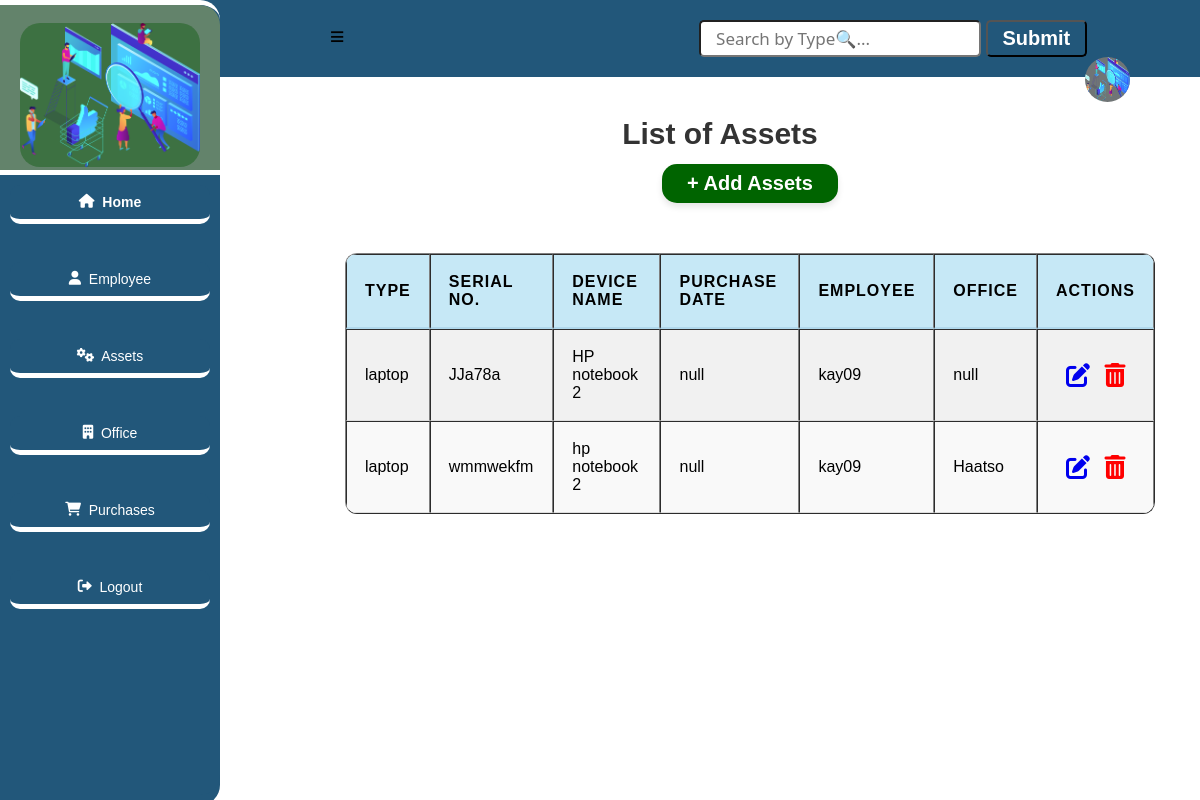
The page /equipment on the database as committed earlier.
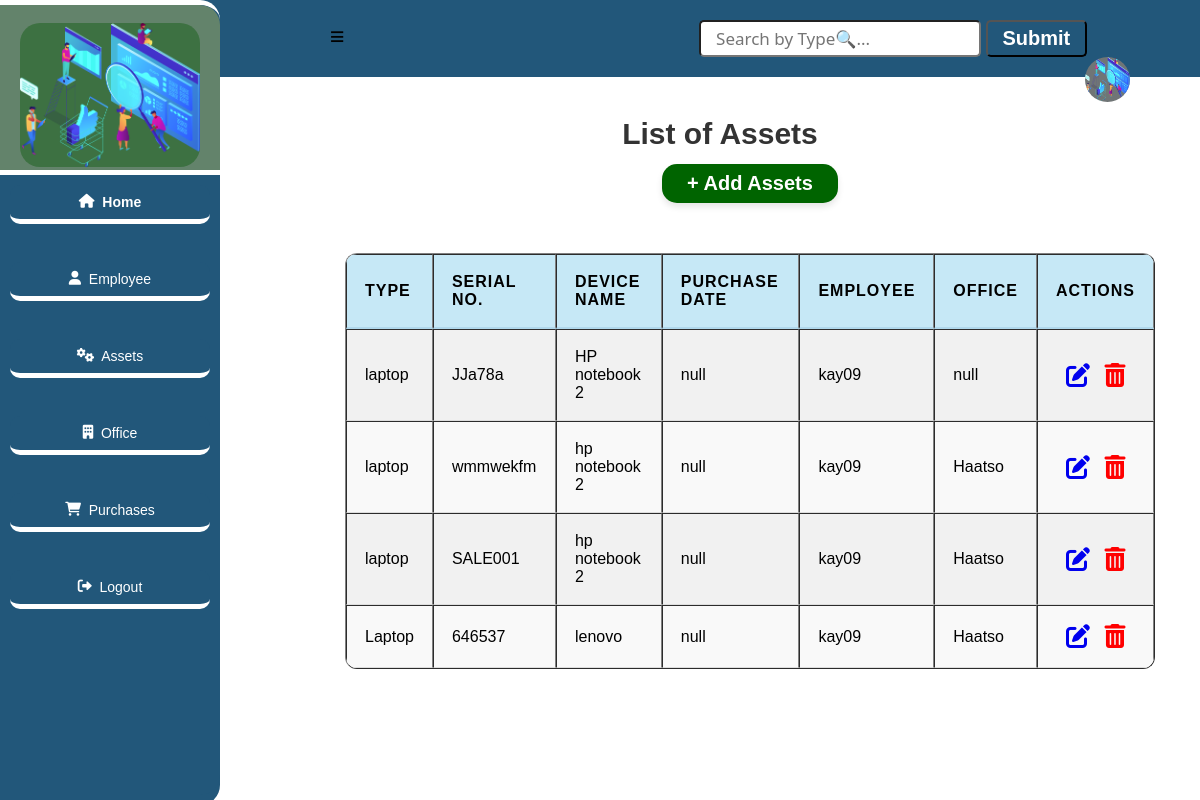
The same page on the database as committed later.
### app.py (models this page shows, shortened)
class Equipment(db.Model):
    __tablename__="equipment"
    barcode_number=db.Column(db.Integer, primary_key=True)
    type=db.Column(db.String(20))
    serial_number=db.Column(db.Integer)
    model_number=db.Column(db.Integer)
    purchase_date=db.Column(db.Integer, db.ForeignKey('purchases.id'))
    employee=db.Column(db.Integer, db.ForeignKey('employees.id'))
    location=db.Column(db.Integer, db.ForeignKey('locations.id'))
    purchase_rel=db.relationship('Purchase', backref='equipment_purchase')
    employee_rel=db.relationship('Employee', backref='equipment_employee')
    location_rel=db.relationship('Location', backref='equipment_location')

### app.py (the view)
@app.route('/equipment')
def equipment_index():
    equipment = Equipment.query.all()
    return render_template('equipmentList.html', equipment = equipment)

### app.py (called while the page is built)
@app.before_request
def create_table():
    db.create_all()

### templates/equipmentList.html (shortened to what this page needs)
<!DOCTYPE html>
<html lang="en">
<head>
    <link rel="stylesheet" href="{{ url_for('static', filename='main.css') }}">
    <link rel="stylesheet" href="https://cdnjs.cloudflare.com/ajax/libs/font-awesome/4.7.0/css/font-awesome.min.css">
    <link rel="stylesheet" href="https://cdnjs.cloudflare.com/ajax/libs/font-awesome/6.0.0-beta3/css/all.min.css">
</head>
<body>
    <div class="header">
        <a href="#" id="sidebar-icon">&#8801;</a>
        <input type="search" id="query" name="search" placeholder="Search by Type🔍...">
        <button id="search-button">Submit</button>
        <a href="#"><img src="{{ url_for('static', filename='bg4.png') }}" alt="Logo"></a>
    </div>
    <section class="sidebar">
        <div class="logo">
            <img src="{{ url_for('static', filename='bg4.png') }}" alt="Logo">
        </div>
        <div class="content">
            <a href="/entry_point" class="home active"><i class="fas fa-home"></i>&nbsp; Home</a><br>
            <a href="/employee" class="home"><i class="fas fa-user"></i>&nbsp;  Employee</a><br>
            <a href="/equipment" class="home"><i class="fas fa-cogs"></i>&nbsp;  Assets</a><br>
            <a href="/location" class="home"><i class="fas fa-building"></i>&nbsp;  Office</a><br>
            <a href="/purchase" class="home"><i class="fas fa-shopping-cart"></i> &nbsp; Purchases</a><br>
            <a href="/login" class="home"><i class="fas fa-sign-out-alt"></i>&nbsp;  Logout</a>
          </div>
    </section>
    <h1 class="marquee">List of Assets</h1>
    <div class="location-form">
        <a href="/add-equipment" class="btn1">+ Add Assets</a>
        <table border="1">
            <thead>
                <tr>
                    <th>Type</th>
                    <th>Serial No.</th>
                    <th>Device Name</th>
                    <th>Purchase Date</th>
                    <th>Employee</th>
                    <th>Office</th>
                    <th>Actions</th>
                </tr>
            </thead>
            <tbody id="table-results">
                {% for equip in equipment %}
                <tr>
                    <td>{{ equip.type }}</td>
                    <td>{{ equip.serial_number }}</td>
                    <td>{{ equip.model_number }}</td>
                    <td>{{ equip.purchase_date }}</td>
                    <td>{{ equip.employee }}</td>
                    <td>{{ equip.location }}</td>
                    <td class="action">
                        <a href="/edit_equipment/{{ equip.barcode_number }}"><i class="fa fa-edit" style="font-size:24px"></i></a>
                        <a href="/delete_equipment/{{ equip.barcode_number }}"><i class="fa fa-trash-o" style="font-size:24px"></i></a>
                    </td>
                </tr>
                {% endfor %}
            </tbody>
        </table>
    </div>
</body>
</html>

### static/main.css (style rules this page uses)
body { margin: 0; padding: 0; font-family: Verdana, sans-serif; background-color: #ffffff; height: auto; }
.header { background: #22577A; padding: 20px; }
.header input { padding: 5px 15px; font-size: 17px; font-family: 'Segoe UI', Tahoma, Geneva, Verdana, sans-serif; border-radius: 5px; margin-left: 350px; }
.header button { padding: 5px 15px; font-size: 20px; border-radius: 5px; background: #22577A; color: #fff; font-weight: bold; }
.header img { width: 45px; height: 45px; background: #707576; border-radius: 50%; float: right; justify-content: center; margin-right: 50px; transition: transform 0.3s ease; }
#sidebar-icon { margin-left: 310px; font-size: 25px; text-decoration: none; color: #000; font-weight: bold; cursor: pointer; transition: color 0.3s ease, transform 0.3s ease; }
.sidebar { position: fixed; top: 0; left: 0; width: 220px; height: 100vh; background: #22577A; border-top: 5px solid #fff; border-radius: 0 20px 20px 0; overflow: hidden; transition: transform 0.3s ease, background 0.3s ease; }
.logo { width: 220px; height: 180px; background: rgba(104, 135, 106, 0.938); display: flex; justify-content: center; align-items: center; border-radius: 0 20px 0 0; }
.logo img { width: 180px; display: block; margin: auto; background-color: rgba(59, 112, 63, 0.938); border-radius: 20px; }
.content { background: #22577A; width: 220px; height: calc(100vh - 180px); position: fixed; top: 170px; z-index: 1; border-top: 5px solid #fff; overflow-y: auto; border-radius: 0 0 20px 0; }
.content a { display: flex; text-decoration: none; color: #FFFFFF; font-size: 14px; border-bottom: 5px solid white; padding: 9px 12px; justify-content: center; transition: background 0.3s ease, transform 0.3s ease; border-radius: 10px; margin: 10px; }
.home { border: none; outline: none; padding: 10px 16px; background: #22577A; cursor: pointer; }
.active, .home:hover { color: black; font-weight: bold; }
h1 { display: flex; font-size: 30px; flex-wrap: wrap; justify-content: center; margin-left: 240px; margin-top: 40px; color: #333; }
.location-form { display: flex; justify-content: center; align-items: center; flex-direction: column; margin-left: 300px; }
table { width: 90%; max-width: 1200px; border-collapse: separate; border-spacing: 0; margin-top: 30px; margin-left: auto; margin-right: auto; background: #ffffff; border-radius: 12px; overflow: hidden; }
th, td { padding: 18px; text-align: left; font-size: 1em; border-bottom: 1px solid #ddd; }
th { background-color: #c6e8f6; font-weight: bold; text-transform: uppercase; letter-spacing: 1px; border-bottom: 2px solid #b0d8ec; }
tbody tr:nth-child(even) { background-color: #f9f9f9; }
tbody tr:nth-child(odd) { background-color: #f1f1f1; }
.btn1 { background: darkgreen; color: #fff; font-size: 1em; padding: 8px 25px; border-radius: 15px; transition: background-color 0.25s, box-shadow 0.25s, transform 0.25s; margin-bottom: 20px; text-decoration: none; font-size: 20px; display: block; margin-top: -7px; font-weight: bold; justify-content: center; box-shadow: 0 4px 6px rgba(0, 0, 0, 0.1); }
.marquee { text-align: center; }
.action a { margin-left: 10px; }
.action .fa-trash-o { color: red; }

Rows that differ between the two databases and show on the page:
added Equipment: type "laptop", serial_number "SALE001", model_number "hp notebook 2", purchase_date "null", employee "kay09", location "Haatso"
added Equipment: type "Laptop", serial_number "646537", model_number "lenovo", purchase_date "null", employee "kay09", location "Haatso"
